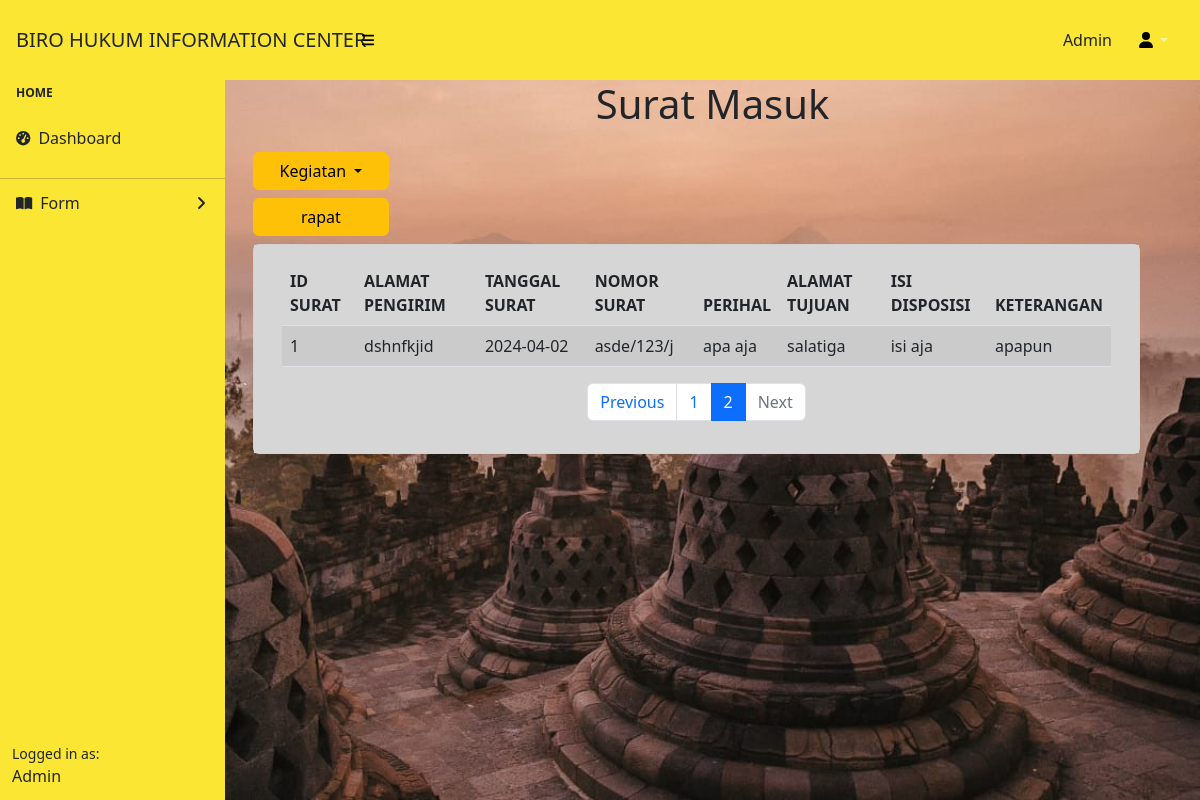
/features/surat_masuk.php?page=2, run on the app's committed database.
### tables this page shows
CREATE TABLE `surat_masuk` (
  `id_surat` int(30) NOT NULL,
  `alamat_pengirim` varchar(50) NOT NULL,
  `tanggal_surat` varchar(10) NOT NULL,
  `nomor_surat` varchar(10) NOT NULL,
  `perihal` varchar(30) NOT NULL,
  `alamat_tujuan` varchar(40) NOT NULL,
  `isi_disposisi` varchar(50) NOT NULL,
  `keterangan` varchar(100) NOT NULL
);

### features/dom/surat-masuk.php (the view, shortened to what this page needs)
<?php
include 'koneksi.php';
$items_per_page = 5;
$page = isset($_GET['page']) ? (int)$_GET['page'] : 1;
$offset = ($page - 1) * $items_per_page;
$query = "SELECT id_surat, alamat_pengirim, tanggal_surat, nomor_surat, perihal, alamat_tujuan, isi_disposisi, keterangan
          FROM surat_masuk
          ORDER BY tanggal_surat DESC
          LIMIT $items_per_page OFFSET $offset";
$hasil = mysqli_query($koneksi, $query);
$total_query = "SELECT COUNT(*) AS total FROM surat_masuk";
$total_result = mysqli_query($koneksi, $total_query);
if ($total_result) {
    $total_row = mysqli_fetch_assoc($total_result);
    $total_items = $total_row['total'];
    $total_pages = ceil($total_items / $items_per_page);
} else {
    $total_items = 0;
    $total_pages = 1;
}
echo '<div class="container">';
if (mysqli_num_rows($hasil) > 0) {
    echo '<table class="table table-striped">';
    echo '<thead>';
    echo '  <tr>';
    echo '    <th>ID SURAT</th>';
    echo '    <th>ALAMAT PENGIRIM</th>';
    echo '    <th>TANGGAL SURAT</th>';
    echo '    <th>NOMOR SURAT</th>';
    echo '    <th>PERIHAL</th>';
    echo '    <th>ALAMAT TUJUAN</th>';
    echo '    <th>ISI DISPOSISI</th>';
    echo '    <th>KETERANGAN</th>';
    echo '  </tr>';
    echo '</thead>';
    echo '<tbody>';
    while ($row = mysqli_fetch_assoc($hasil)) {
        echo '<tr>';
        echo "  <td>{$row['id_surat']}</td>";
        echo "  <td>{$row['alamat_pengirim']}</td>";
        echo "  <td>{$row['tanggal_surat']}</td>";
        echo "  <td>{$row['nomor_surat']}</td>";
        echo "  <td>{$row['perihal']}</td>";
        echo "  <td>{$row['alamat_tujuan']}</td>";
        echo "  <td>{$row['isi_disposisi']}</td>";
        echo "  <td>{$row['keterangan']}</td>";
        echo '</tr>';
    }
    echo '</tbody>';
    echo '</table>';
    echo '<nav aria-label="Page navigation">';
    echo '  <ul class="pagination d-flex justify-content-center">';
    if ($page > 1) {
        $previous_page = $page - 1;
        echo "    <li class='page-item'><a class='page-link' href='surat_masuk.php?page=$previous_page'>Previous</a></li>";
    } else {
        echo "    <li class='page-item disabled'><a class='page-link'>Previous</a></li>";
    }
    for ($i = 1; $i <= $total_pages; $i++) {
        $active = ($i === $page) ? 'active' : '';
        echo "    <li class='page-item $active'><a class='page-link' href='surat_masuk.php?page=$i'>$i</a></li>";
    }
    if ($page < $total_pages) {
        $next_page = $page + 1;
        echo "    <li class='page-item'><a class='page-link' href='surat_masuk.php?page=$next_page'>Next</a></li>";
    } else {
        echo "    <li class='page-item disabled'><a class='page-link'>Next</a></li>";
    }
    echo '  </ul>';
    echo '</nav>';
} else {
    echo "Tidak ada data surat masuk yang ditemukan.";
}
echo '</div>';

### data on the page
surat_masuk: id_surat "1", alamat_pengirim "dshnfkjid", tanggal_surat "2024-04-02", nomor_surat "asde/123/j", perihal "apa aja", alamat_tujuan "salatiga", isi_disposisi "isi aja", keterangan "apapun"
